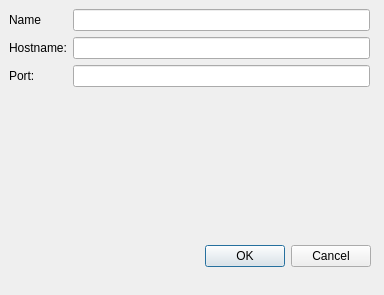
<?xml version="1.0" encoding="UTF-8"?>
<ui version="4.0">
 <class>ConnectionDialog</class>
 <widget class="QDialog" name="ConnectionDialog">
  <property name="geometry">
   <rect>
    <x>0</x>
    <y>0</y>
    <width>384</width>
    <height>295</height>
   </rect>
  </property>
  <property name="windowTitle">
   <string>Dialog</string>
  </property>
  <widget class="QDialogButtonBox" name="buttonBox">
   <property name="geometry">
    <rect>
     <x>30</x>
     <y>240</y>
     <width>341</width>
     <height>32</height>
    </rect>
   </property>
   <property name="orientation">
    <enum>Qt::Horizontal</enum>
   </property>
   <property name="standardButtons">
    <set>QDialogButtonBox::Cancel|QDialogButtonBox::Ok</set>
   </property>
  </widget>
  <widget class="QWidget" name="formLayoutWidget">
   <property name="geometry">
    <rect>
     <x>9</x>
     <y>9</y>
     <width>361</width>
     <height>146</height>
    </rect>
   </property>
   <layout class="QFormLayout" name="formLayout">
    <item row="1" column="0">
     <widget class="QLabel" name="label">
      <property name="text">
       <string>Hostname:</string>
      </property>
     </widget>
    </item>
    <item row="1" column="1">
     <widget class="QLineEdit" name="hostNameLineEdit"/>
    </item>
    <item row="2" column="0">
     <widget class="QLabel" name="label_2">
      <property name="text">
       <string>Port:</string>
      </property>
     </widget>
    </item>
    <item row="2" column="1">
     <widget class="QLineEdit" name="portLineEdit"/>
    </item>
    <item row="0" column="0">
     <widget class="QLabel" name="label_3">
      <property name="text">
       <string>Name</string>
      </property>
     </widget>
    </item>
    <item row="0" column="1">
     <widget class="QLineEdit" name="nameLineEdit"/>
    </item>
   </layout>
  </widget>
 </widget>
 <resources/>
 <connections>
  <connection>
   <sender>buttonBox</sender>
   <signal>accepted()</signal>
   <receiver>ConnectionDialog</receiver>
   <slot>accept()</slot>
   <hints>
    <hint type="sourcelabel">
     <x>200</x>
     <y>255</y>
    </hint>
    <hint type="destinationlabel">
     <x>191</x>
     <y>147</y>
    </hint>
   </hints>
  </connection>
  <connection>
   <sender>buttonBox</sender>
   <signal>rejected()</signal>
   <receiver>ConnectionDialog</receiver>
   <slot>reject()</slot>
   <hints>
    <hint type="sourcelabel">
     <x>200</x>
     <y>255</y>
    </hint>
    <hint type="destinationlabel">
     <x>191</x>
     <y>147</y>
    </hint>
   </hints>
  </connection>
 </connections>
</ui>
